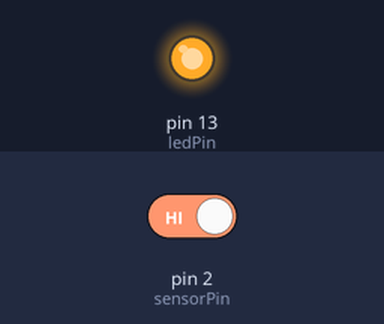
The sketch below on a simulated Arduino Uno, built with avr-gcc and run on an emulated ATmega328P. Shown: output pins drawn as LEDs (lit = HIGH). The inputs (shaded band) are chosen by the test bench; at power-on: pin 2 (sensorPin) HIGH.

Above: at 1.2 s.
1.3 s: pin 2 (sensorPin) driven LOW
At 1.7 s:
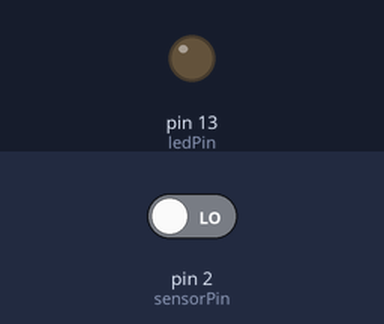
2.8 s: pin 2 (sensorPin) driven HIGH
At 4.1 s:
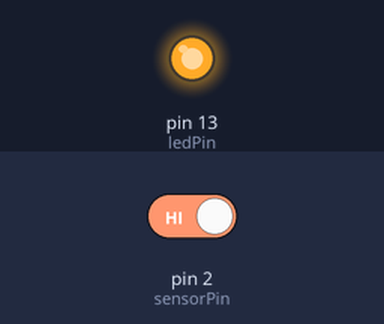
Timing chart, 0 to 5.8 s (numbered marks = the images above; inputs shaded):
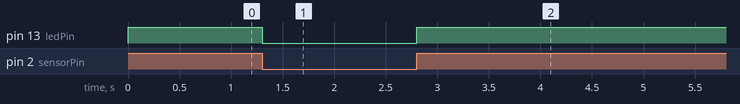

The sketch:

sensor_pin_test.ino
```cpp
/*
  Safe sensor pin test for the Presence Group Controller.

  This sketch checks whether Arduino digital D2 can be read correctly.
  Do not connect 5V to D2 for this test.

  Test steps:
  1. Upload this sketch.
  2. Leave D2 disconnected: the onboard D13 LED should be ON.
  3. Connect D2 to GND: the onboard D13 LED should turn OFF.

  If D2-to-GND makes the board power off, the wire is probably on the
  wrong pin or there is a short on the board/wiring.
*/

const int sensorPin = 2;
const int ledPin = 13;

void setup() {
  pinMode(sensorPin, INPUT_PULLUP);
  pinMode(ledPin, OUTPUT);
}

void loop() {
  digitalWrite(ledPin, digitalRead(sensorPin));
}
```

Measured:
- after the input at 1.3 s, pin 13 (ledPin): HIGH → LOW at once
- after the input at 2.8 s, pin 13 (ledPin): LOW → HIGH at once
